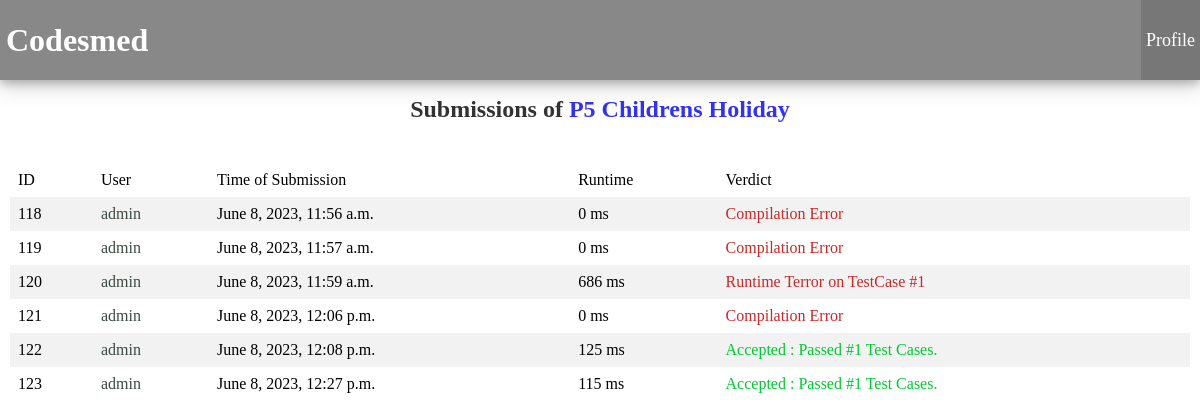
Screenshot of /submissions/5 (signed in) with the database file from the repository.
### problems/models.py (models this page shows)
class Problem(models.Model) :
    name = models.CharField(max_length=200)
    data_dir_path = models.CharField(max_length=200)
    difficulty = models.IntegerField()
    num_testcases = models.IntegerField()
    time_limit = models.FloatField(default=1)

class Submission(models.Model) :
    user = models.ForeignKey(User, on_delete=models.CASCADE)
    problem = models.ForeignKey(Problem, on_delete=models.CASCADE)
    source_file_path = models.CharField(max_length=200)
    verdict = models.CharField(max_length=50) # Time Limit Exceeded on Test Case 1000 (37 chars)
    verdict_type = models.IntegerField()
    runtime = models.IntegerField()
    language_id = models.IntegerField()
    submission_time = models.DateTimeField()

### problems/views.py (the view)
# urls.py: path('submissions/<int:problem_id>', views.submissions_detail, name='submissions_detail_path'),
def submissions_detail(request, problem_id):
    problem = get_object_or_404(Problem, pk=problem_id)
    context = {'problem': problem, **get_cur_user_context(request) }
    return render(request, 'problems/submissions_detail.html', context)

### problems/views.py (called while the page is built)
def get_cur_user_context(request):
    is_logged_in = True
    username = ''
    if not is_cur_user_logged_in(request) :
        is_logged_in = False
    else :
        username = request.user.username
    return {
        'is_logged_in' : is_logged_in,
        'username' : username,
    }

def is_cur_user_logged_in(request):
    return request.user.is_authenticated

### problems/templates/problems/submissions_detail.html (shortened to what this page needs)
{% extends "problems/base.html" %}
{% block content_root %}
<div id="content-root">
    <h2 class="heading2">Submissions of
        <a href="{% url 'problems:detail_submit_path' problem.id %}">
            P{{problem.id}} {{problem.name}}
        </a>
    </h2>
    <table class="fancy-table-1">
    <tbody>
        <tr>
            <td class="table-header-cell" >ID</td>
            <td class="table-header-cell" >User</td>
            <td class="table-header-cell" >Time of Submission</td>
            <td class="table-header-cell" >Runtime</td>
            <td class="table-header-cell" >Verdict</td>
        </tr>
        {% for submission in problem.submission_set.all %}
        <tr id="submission-{{submission.id}}">
            <td>{{submission.id}}</td>
            <td>
                <a href="{% url 'problems:user_profile_path' submission.user.username %}">{{submission.user.username}}</a>
            </td>
            <td>{{submission.submission_time}}</td>
            <td>{{submission.runtime}} ms</td>
            <td class="verdict-text-{{submission.verdict_type}}">{{submission.verdict}}</td>
        </tr>
        {% endfor %}
    </tbody>
    </table>
</div>
{% endblock content_root %}

### problems/static/problems/styles/common.css (style rules this page uses)
:root { --primary_colour : #fffffa; --button_colour : rgba(80, 80, 80, 0.2); --ac_green_colour : rgb(0,200,50); --wa_red_colour : rgb(200,40,40); --tle_yellow_colour : rgb(150,80,50); --error_verdict_colour : rgb(40, 40, 40); }
body { font-family: "Consolas", "Century Gothic"; }
* { padding: 0px; margin: 0px; }
a:link, a:visited { text-decoration: none; }
#content-root { margin-top: 2vh; }
.fancy-table-1 { border : 0px; border-spacing: 0px; padding-left: 10px; padding-right: 10px; width: 100%; }
.fancy-table-1 td { padding: 8px; }
.fancy-table-1 tr:nth-child(even) { background-color: #f2f2f2; }
.fancy-table-1 tr a { color : #3d4a42; }
.heading2 { text-align: center; opacity: 0.8; margin-bottom: 5vh; }
.verdict-text-0 { color: var(--ac_green_colour); }
.verdict-text-2 { color: var(--wa_red_colour); }
.verdict-text-5 { color: var(--wa_red_colour); }

### rows the page displays
Problem: id "5", name "Childrens Holiday"
Submission: id "118", user.username "admin", submission_time "June 8, 2023, 11:56 a.m.", runtime "0", verdict "Compilation Error"
Submission: id "119", user.username "admin", submission_time "June 8, 2023, 11:57 a.m.", runtime "0", verdict "Compilation Error"
Submission: id "120", user.username "admin", submission_time "June 8, 2023, 11:59 a.m.", runtime "686", verdict "Runtime Terror on TestCase #1"
Submission: id "121", user.username "admin", submission_time "June 8, 2023, 12:06 p.m.", runtime "0", verdict "Compilation Error"
Submission: id "122", user.username "admin", submission_time "June 8, 2023, 12:08 p.m.", runtime "125", verdict "Accepted : Passed #1 Test Cases."
Submission: id "123", user.username "admin", submission_time "June 8, 2023, 12:27 p.m.", runtime "115", verdict "Accepted : Passed #1 Test Cases."
